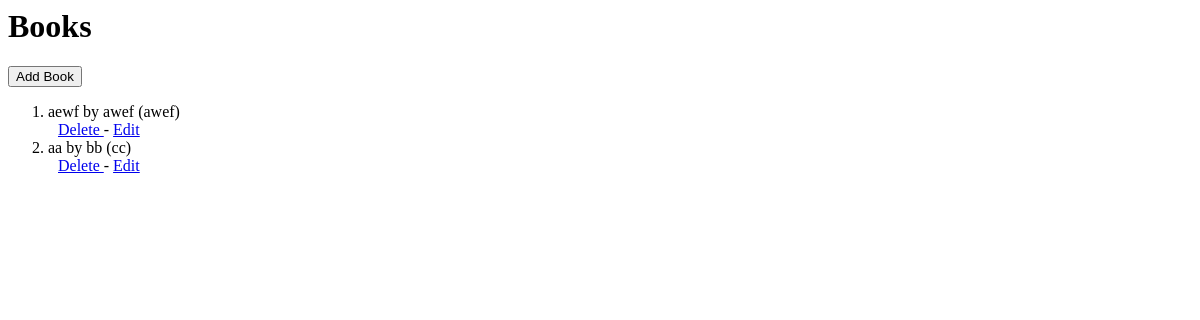
Before: /books with the older database file.
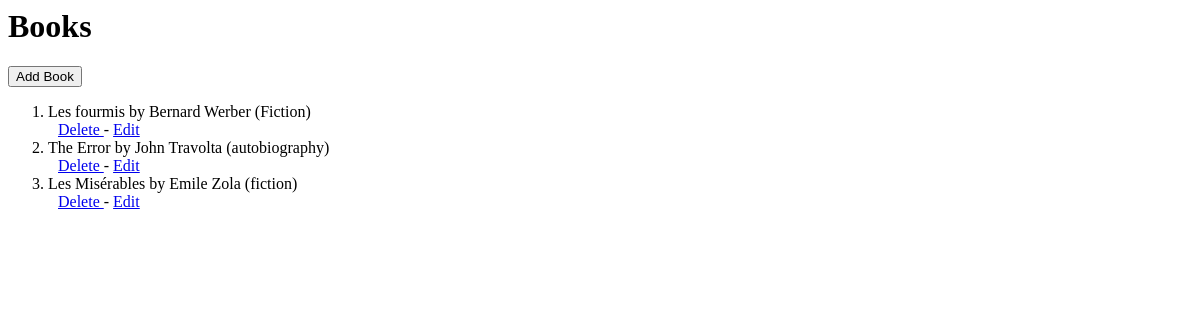
After: the same page with the newer database file.
### database_setup.py (models this page shows)
class Book(Base):
    __tablename__ = 'book'
    id = Column(Integer, primary_key=True)
    title = Column(String(250), nullable=False)
    author = Column(String(250), nullable=False)
    genre = Column(String(250))

### app.py (the view)
@app.route('/')
@app.route('/books')
def show_books():
    books = db.session.query(Book).all()
    return render_template("books.html", books=books)

### templates/books.html
<html>
  <body>
    <h1>Books</h1>
    <a href="{{url_for('new_book')}}">
      <button>Add Book</button>
    </a>
    <ol>
      {% for book in books %}
      <li>{{book.title}} by {{book.author}} ({{book.genre}})</li>
      <a
        href="{{url_for('delete_book', book_id = book.id )}}"
        style="margin-left: 10px;" >
        Delete
      </a> -
      <a href="{{url_for('edit_book', book_id = book.id )}}">
        Edit
      </a>
      <br />
      {% endfor %}
    </ol>
  </body>
</html>

Changed rows visible on the page:
removed Book: title "aewf", author "awef", genre "awef"
removed Book: title "aa", author "bb", genre "cc"
added Book: title "Les fourmis", author "Bernard Werber", genre "Fiction"
added Book: title "The Error", author "John Travolta", genre "autobiography"
added Book: title "Les Misérables", author "Emile Zola", genre "fiction"
